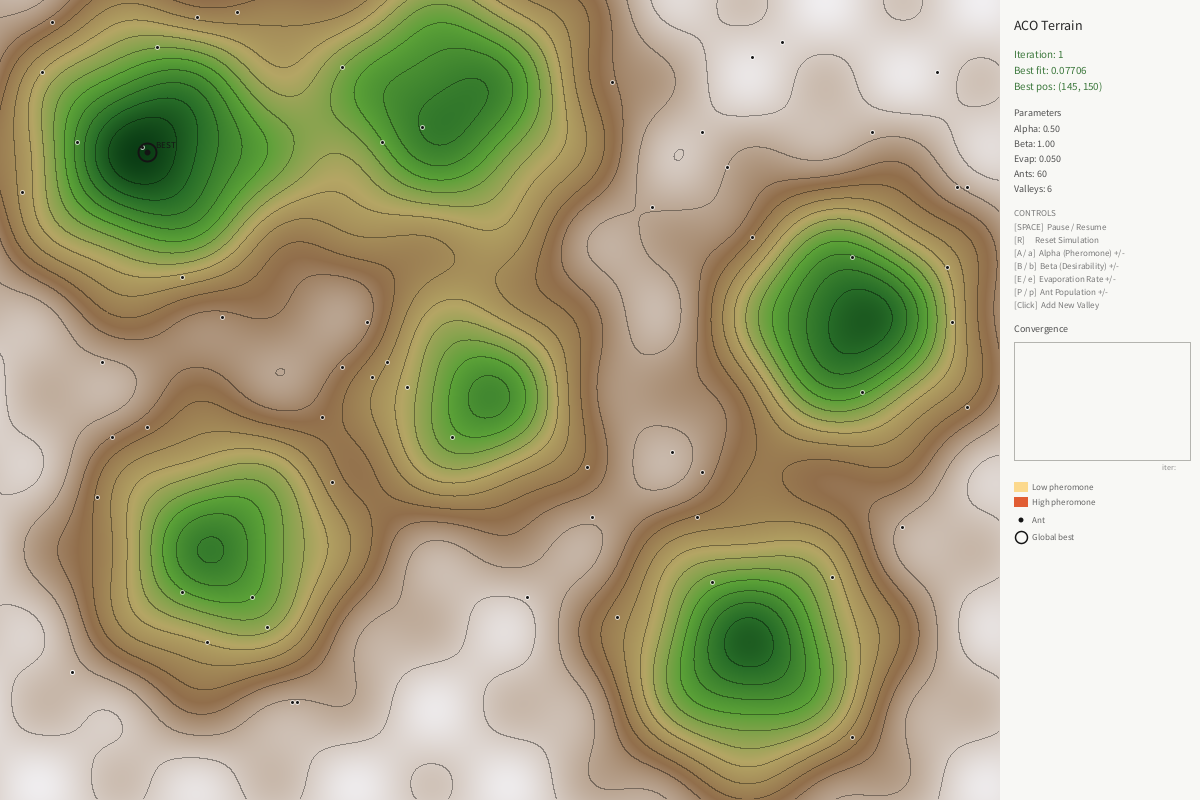
Frame 1 (no input)
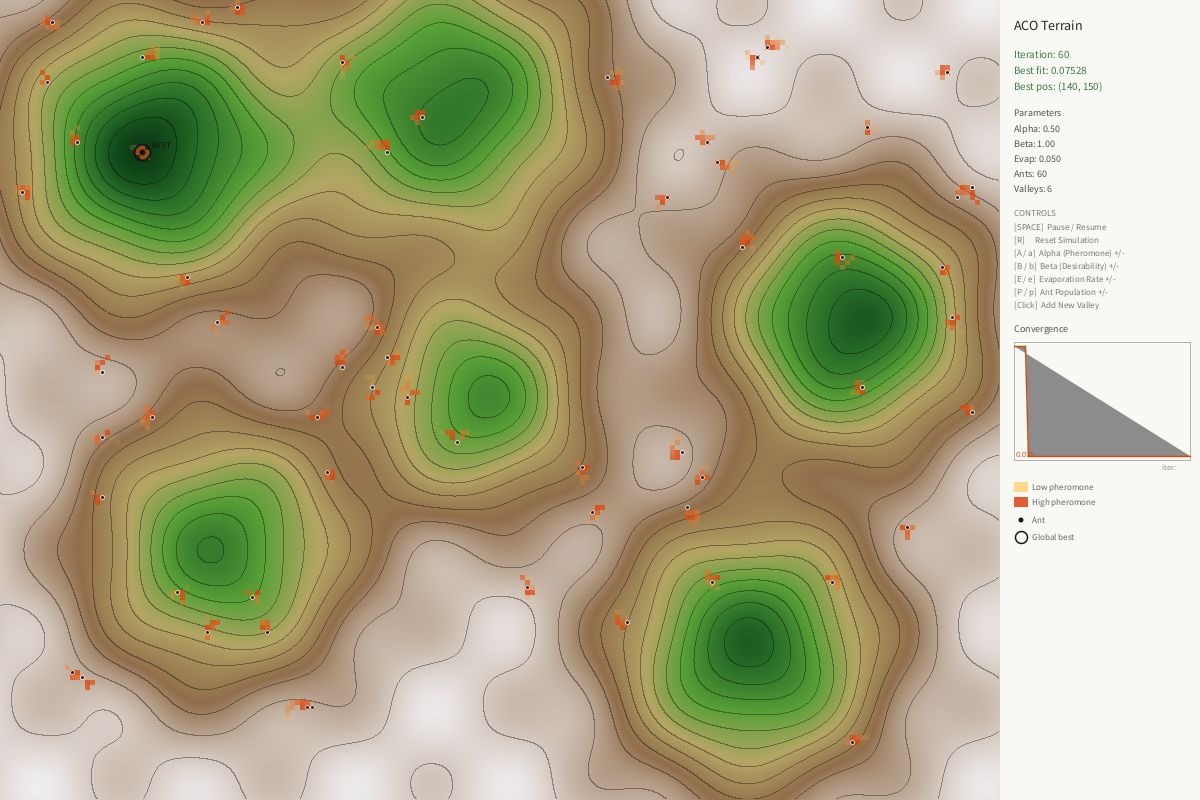
Frame 60 (the mouse pressed at the canvas centre just before this capture)
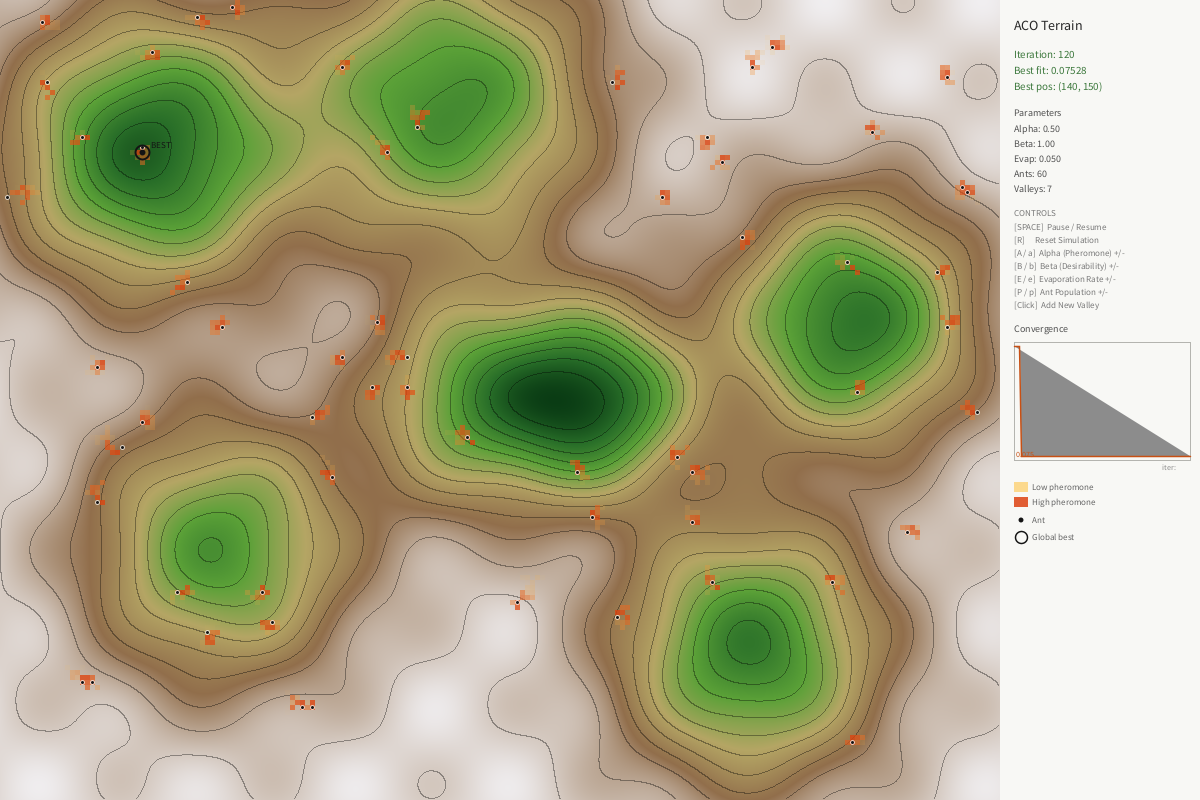
Frame 120 (the mouse held since frame 60 and released just before this capture)

The Processing sketch that drew these frames (run headless with seeded random() and noise(); from frame 60 on, the mouse is pressed at the canvas centre):

// Processing sketch: sketch_260315b_aco
// ── sketch_260315b_aco.pde
// ============================================================
//  ACO VISUALIZATION  Terrain Landscape with Pheromone Trails
// ============================================================

// Parameters
final int LAND_W = 1000;
final int LAND_H = 800;
final int PANEL_W = 200;

final int CELL = 5;
final int COLS = LAND_W / CELL;
final int ROWS = LAND_H / CELL;

int NUM_ANTS = 60;
float ALPHA = 0.5;
float BETA = 1.0;
float RHO = 0.05;
float Q = 5.0;
float MAX_PHER = 8.0;
float MIN_PHER = 0.01;

float[][] pher;
float[][] desirability;

int[] ax, ay;
float bestFit;
int bestCol, bestRow;

float[][] fitMap;
int[] bgPixels;
float minFit, maxFit;

int NUM_VALLEYS = 6;
float[] vcx = {150, 450, 850, 220, 750, 480};
float[] vcy = {150, 100, 320, 550, 650, 400};
float[] vdep = {0.9, 0.75, 0.85, 0.7, 0.8, 0.65};
float[] vwid = {95, 100, 85, 90, 90, 75};

final int HIST_LEN = 400;
float[] histBest = new float[HIST_LEN];
int histCount = 0;
boolean paused = false;
int iteration = 0;

final int[] DX = {-1, 0, 1, -1, 1, -1, 0, 1};
final int[] DY = {-1, -1, -1, 0, 0, 1, 1, 1};

void setup() {
  size(1200, 800);
  colorMode(RGB, 255);
  frameRate(60);

  computeLandscape();
  builddesrability();
  initPheromone();
  initAnts();
}

void draw() {
  loadPixels();
  for (int i = 0; i < bgPixels.length; i++) {
    pixels[i] = bgPixels[i];
  }
  for (int y = 0; y < LAND_H; y++) {
    for (int x = LAND_W; x < width; x++) {
      pixels[y * width + x] = color(248, 248, 245);
    }
  }
  updatePixels();

  drawPheromone();

  if (!paused) {
    updateACO();
    iteration++;
  }

  drawAnts();
  drawPanel();
}

float fitness(float lx, float ly) {
  float f = 1.0;
  for (int i = 0; i < NUM_VALLEYS; i++) {
    float dx = lx - vcx[i];
    float dy = ly - vcy[i];
    f -= vdep[i] * exp(-(dx * dx + dy * dy) / (2.0 * vwid[i] * vwid[i]));
  }
  f += 0.04 * sin(lx * 0.04) * cos(ly * 0.04);
  return f;
}

void computeLandscape() {
  fitMap = new float[LAND_W][LAND_H];
  bgPixels = new int[width * LAND_H];
  minFit = 1e9;
  maxFit = -1e9;

  for (int x = 0; x < LAND_W; x++) {
    for (int y = 0; y < LAND_H; y++) {
      float f = fitness(x, y);
      fitMap[x][y] = f;
      if (f < minFit) minFit = f;
      if (f > maxFit) maxFit = f;
    }
  }

  float range = maxFit - minFit;
  int NC = 14;
  float cStep = range / NC;

  for (int x = 0; x < LAND_W; x++) {
    for (int y = 0; y < LAND_H; y++) {
      float f = fitMap[x][y];
      float t = (f - minFit) / range;
      color c = terrainColor(t);

      if (x < LAND_W - 1 && y < LAND_H - 1) {
        float fr = fitMap[x + 1][y];
        float fd = fitMap[x][y + 1];
        for (int ci = 1; ci < NC; ci++) {
          float level = minFit + ci * cStep;
          if ((f - level) * (fr - level) < 0 || (f - level) * (fd - level) < 0) {
            c = blendColor(c, color(0), 0.35);
            break;
          }
        }
      }
      bgPixels[y * width + x] = c;
    }
  }
}

void builddesrability() {
  desirability = new float[COLS][ROWS];
  for (int c = 0; c < COLS; c++) {
    for (int r = 0; r < ROWS; r++) {
      float cx = c * CELL + CELL / 2.0;
      float cy = r * CELL + CELL / 2.0;
      float f = fitness(cx, cy);
      desirability[c][r] = 1.0 / max(f - minFit + 0.01, 0.01);
    }
  }
}

void initPheromone() {
  pher = new float[COLS][ROWS];
  for (int c = 0; c < COLS; c++) {
    for (int r = 0; r < ROWS; r++) {
      pher[c][r] = MIN_PHER;
    }
  }
}

void initAnts() {
  ax = new int[NUM_ANTS];
  ay = new int[NUM_ANTS];
  bestFit = 1e9;

  for (int i = 0; i < NUM_ANTS; i++) {
    ax[i] = (int) random(COLS);
    ay[i] = (int) random(ROWS);
    float f = fitness(ax[i] * CELL, ay[i] * CELL);
    if (f < bestFit) {
      bestFit = f;
      bestCol = ax[i];
      bestRow = ay[i];
    }
  }

  iteration = 0;
  histCount = 0;
  for (int i = 0; i < HIST_LEN; i++) {
    histBest[i] = 0;
  }
}

void updateACO() {
  for (int i = 0; i < NUM_ANTS; i++) {
    float[] scores = new float[8];
    float total = 0;

    for (int d = 0; d < 8; d++) {
      int nc = ax[i] + DX[d];
      int nr = ay[i] + DY[d];

      if (nc >= 0 && nc < COLS && nr >= 0 && nr < ROWS) {
        float tau = pow(pher[nc][nr], ALPHA);
        float eta = pow(desirability[nc][nr], BETA);
        scores[d] = tau * eta;
        total += scores[d];
      }
    }

    float pick = random(total);
    float curr_sum = 0;
    int chosen = -1;
    for (int d = 0; d < 8; d++) {
      curr_sum += scores[d];
      if (curr_sum >= pick && scores[d] > 0) {
        chosen = d;
        break;
      }
    }

    if (chosen != -1) {
      ax[i] += DX[chosen];
      ay[i] += DY[chosen];

      float f = fitness(ax[i] * CELL, ay[i] * CELL);
      float deposit = Q / max(f - minFit + 0.1, 0.1);
      pher[ax[i]][ay[i]] = min(pher[ax[i]][ay[i]] + deposit, MAX_PHER);

      if (f < bestFit) {
        bestFit = f;
        bestCol = ax[i];
        bestRow = ay[i];
      }
    }
  }

  // Evaporation
  for (int c = 0; c < COLS; c++) {
    for (int r = 0; r < ROWS; r++) {
      pher[c][r] = max(pher[c][r] * (1 - RHO), MIN_PHER);
    }
  }

  if (histCount < HIST_LEN) {
    histBest[histCount++] = bestFit;
  } else {
    for (int i = 0; i < HIST_LEN - 1; i++) {
      histBest[i] = histBest[i + 1];
    }
    histBest[HIST_LEN - 1] = bestFit;
  }
}

void drawPheromone() {
  noStroke();
  for (int c = 0; c < COLS; c++) {
    for (int r = 0; r < ROWS; r++) {
      float t = (pher[c][r] - MIN_PHER) / (MAX_PHER - MIN_PHER);
      if (t < 0.02) continue;

      color col = lerpColor(color(255, 200, 80, 0), color(220, 60, 10, 210), t);
      fill(col);
      rect(c * CELL, r * CELL, CELL, CELL);
    }
  }
}

void drawAnts() {
  noStroke();
  for (int i = 0; i < NUM_ANTS; i++) {
    float px = ax[i] * CELL + CELL / 2.0;
    float py = ay[i] * CELL + CELL / 2.0;

    fill(255, 255, 255, 180);
    ellipse(px, py, 5, 5);
    fill(20, 20, 20);
    ellipse(px, py, 3, 3);
  }

  float bx = bestCol * CELL + CELL / 2.0;
  float by = bestRow * CELL + CELL / 2.0;
  float pulse = 7 + 3 * sin(frameCount * 0.1);
  stroke(20, 20, 20);
  strokeWeight(2);
  noFill();
  ellipse(bx, by, pulse * 2.5, pulse * 2.5);
  noStroke();
  fill(20, 20, 20);
  ellipse(bx, by, 6, 6);
  fill(20, 20, 20);
  textSize(9);
  textAlign(LEFT);
  text("BEST", bx + 8, by - 5);
}

void drawPanel() {
  int ox = LAND_W + 14;
  textAlign(LEFT);

  fill(40, 40, 40);
  textSize(14);
  text("ACO Terrain", ox, 30);

  fill(60, 120, 60);
  textSize(11);
  text("Iteration: " + iteration, ox, 58);
  text("Best fit: " + nf(bestFit, 1, 5), ox, 74);
  text("Best pos: (" + bestCol * CELL + ", " + bestRow * CELL + ")", ox, 90);

  fill(80, 80, 80);
  textSize(10);
  text("Parameters ", ox, 116);
  text("Alpha: " + nf(ALPHA, 1, 2), ox, 132);
  text("Beta: " + nf(BETA, 1, 2), ox, 147);
  text("Evap: " + nf(RHO, 1, 3), ox, 162);
  text("Ants: " + NUM_ANTS, ox, 177);
  text("Valleys: " + NUM_VALLEYS, ox, 192);

  fill(120, 120, 120);
  textSize(9);
  text("CONTROLS", ox, 216);
  text("[SPACE]  Pause / Resume", ox, 230);
  text("[R]      Reset Simulation", ox, 243);
  text("[A / a]  Alpha (Pheromone) +/-", ox, 256);
  text("[B / b]  Beta (Desirability) +/-", ox, 269);
  text("[E / e]  Evaporation Rate +/-", ox, 282);
  text("[P / p]  Ant Population +/-", ox, 295);
  text("[Click]  Add New Valley", ox, 308);

  fill(80, 80, 80);
  textSize(10);
  text("Convergence", ox, 332);

  int gx = ox, gy = 342, gw = 176, gh = 118;
  stroke(180, 180, 175);
  strokeWeight(1);
  noFill();
  rect(gx, gy, gw, gh);

  fill(140);
  textSize(8);
  text("iter: ", gx + gw - 28, gy + gh + 10);

  if (histCount > 1) {
    float gmin = 1e9, gmax = -1e9;
    int plotN = min(histCount, HIST_LEN);
    for (int i = 0; i < plotN; i++) {
      if (histBest[i] < gmin) gmin = histBest[i];
      if (histBest[i] > gmax) gmax = histBest[i];
    }

    stroke(200, 80, 20);
    strokeWeight(1.5);
    beginShape();
    for (int i = 0; i < plotN; i++) {
      float cx = gx + map(i, 0, plotN - 1, 0, gw);
      float cy = gy + gh - map(histBest[i], gmin, gmax, 4, gh - 4);
      vertex(cx, cy);
    }
    endShape();
    strokeWeight(1);

    fill(200, 80, 20);
    textSize(8);
    text(nf(gmin, 1, 3), gx + 2, gy + gh - 3);
  }

  int ly = 490, lx = ox + 4;
  noStroke();
  fill(255, 200, 80, 160);
  rect(lx - 4, ly - 8, 14, 10);
  fill(220, 60, 10, 210);
  rect(lx - 4, ly + 7, 14, 10);
  fill(20, 20, 20);
  ellipse(lx + 3, ly + 30, 5, 5);
  fill(20, 20, 20);
  stroke(20, 20, 20);
  strokeWeight(1.5);
  noFill();
  ellipse(lx + 3, ly + 47, 12, 12);
  noStroke();

  fill(100);
  textSize(9);
  text("Low pheromone", lx + 14, ly);
  text("High pheromone", lx + 14, ly + 15);
  text("Ant", lx + 14, ly + 33);
  text("Global best", lx + 14, ly + 50);

  if (paused) {
    fill(180, 60, 60);
    textSize(12);
    text("PAUSED", ox, 600);
  }
}

// add valley using mouse
void mousePressed() {
  if (mouseX < LAND_W) {
    NUM_VALLEYS++;
    vcx = append(vcx, (float) mouseX);
    vcy = append(vcy, (float) mouseY);
    vdep = append(vdep, 0.8);
    vwid = append(vwid, 65.0);
    computeLandscape();
    builddesrability();
  }
}

void keyPressed() {
  switch (key) {
    case ' ':
      paused = !paused;
      break;
    case 'r':
    case 'R':
      initPheromone();
      initAnts();
      break;
    case 'A':
      ALPHA = min(ALPHA + 0.1, 5.0);
      break;
    case 'a':
      ALPHA = max(ALPHA - 0.1, 0.1);
      break;
    case 'B':
      BETA = min(BETA + 0.1, 5.0);
      break;
    case 'b':
      BETA = max(BETA - 0.1, 0.1);
      break;
    case 'E':
      RHO = min(RHO + 0.005, 0.2);
      break;
    case 'e':
      RHO = max(RHO - 0.005, 0.005);
      break;
    case 'P':
      NUM_ANTS += 10;
      initPheromone();
      initAnts();
      break;
    case 'p':
      NUM_ANTS = max(10, NUM_ANTS - 10);
      initPheromone();
      initAnts();
      break;
  }
}

color terrainColor(float t) {
  if (t < 0.15) return lerpColor(color(10, 60, 20), color(40, 110, 40), t / 0.15);
  if (t < 0.35) return lerpColor(color(40, 110, 40), color(90, 160, 55), (t - 0.15) / 0.20);
  if (t < 0.55) return lerpColor(color(90, 160, 55), color(180, 165, 100), (t - 0.35) / 0.20);
  if (t < 0.75) return lerpColor(color(180, 165, 100), color(145, 110, 75), (t - 0.55) / 0.20);
  return lerpColor(color(145, 110, 75), color(240, 238, 240), (t - 0.75) / 0.25);
}

color blendColor(color c1, color c2, float t) {
  return color(
    lerp(red(c1), red(c2), t),
    lerp(green(c1), green(c2), t),
    lerp(blue(c1), blue(c2), t)
  );
}
